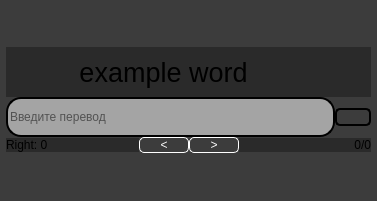
<?xml version="1.0" encoding="UTF-8"?>
<ui version="4.0">
 <class>Form</class>
 <widget class="QWidget" name="Form">
  <property name="geometry">
   <rect>
    <x>0</x>
    <y>0</y>
    <width>377</width>
    <height>201</height>
   </rect>
  </property>
  <property name="windowTitle">
   <string>Form</string>
  </property>
  <property name="styleSheet">
   <string notr="true">background-color: rgba(33, 33, 33, 167);</string>
  </property>
  <layout class="QVBoxLayout" name="verticalLayout_2">
   <property name="spacing">
    <number>0</number>
   </property>
   <property name="leftMargin">
    <number>0</number>
   </property>
   <property name="topMargin">
    <number>0</number>
   </property>
   <property name="rightMargin">
    <number>0</number>
   </property>
   <property name="bottomMargin">
    <number>0</number>
   </property>
   <item>
    <layout class="QVBoxLayout" name="verticalLayout_3" stretch="1,1,0">
     <property name="spacing">
      <number>0</number>
     </property>
     <item>
      <layout class="QHBoxLayout" name="horizontalLayout">
       <property name="leftMargin">
        <number>6</number>
       </property>
       <property name="rightMargin">
        <number>6</number>
       </property>
       <item>
        <widget class="QLabel" name="label">
         <property name="font">
          <font>
           <pointsize>20</pointsize>
          </font>
         </property>
         <property name="text">
          <string>example word</string>
         </property>
         <property name="alignment">
          <set>Qt::AlignCenter</set>
         </property>
         <property name="margin">
          <number>10</number>
         </property>
        </widget>
       </item>
       <item>
        <widget class="QLabel" name="label_2">
         <property name="maximumSize">
          <size>
           <width>50</width>
           <height>50</height>
          </size>
         </property>
         <property name="text">
          <string/>
         </property>
         <property name="pixmap">
          <pixmap>../../icons/checked.png</pixmap>
         </property>
         <property name="scaledContents">
          <bool>true</bool>
         </property>
        </widget>
       </item>
      </layout>
     </item>
     <item>
      <layout class="QHBoxLayout" name="horizontalLayout_2">
       <property name="leftMargin">
        <number>6</number>
       </property>
       <property name="rightMargin">
        <number>6</number>
       </property>
       <item>
        <widget class="QLineEdit" name="lineEdit">
         <property name="minimumSize">
          <size>
           <width>200</width>
           <height>40</height>
          </size>
         </property>
         <property name="styleSheet">
          <string notr="true">border-radius: 15px;
background-color: rgba(220, 220, 220, 167);
border: 2px solid #000;
marign-left:15px;</string>
         </property>
         <property name="placeholderText">
          <string>Введите перевод</string>
         </property>
        </widget>
       </item>
       <item>
        <widget class="QPushButton" name="pushButton">
         <property name="styleSheet">
          <string notr="true">QPushButton {
color: rgb(250, 250, 250);
background-color: rgba(255, 255, 255, 0);
border-radius: 5px;
border: 2px solid #000;
}</string>
         </property>
         <property name="text">
          <string/>
         </property>
         <property name="icon">
          <iconset>
           <normaloff>../../icons/check-mark.png</normaloff>../../icons/check-mark.png</iconset>
         </property>
         <property name="iconSize">
          <size>
           <width>35</width>
           <height>35</height>
          </size>
         </property>
        </widget>
       </item>
      </layout>
     </item>
     <item>
      <layout class="QHBoxLayout" name="horizontalLayout_3">
       <property name="leftMargin">
        <number>6</number>
       </property>
       <property name="rightMargin">
        <number>6</number>
       </property>
       <item>
        <widget class="QLabel" name="label_3">
         <property name="sizePolicy">
          <sizepolicy hsizetype="Preferred" vsizetype="Maximum">
           <horstretch>0</horstretch>
           <verstretch>0</verstretch>
          </sizepolicy>
         </property>
         <property name="text">
          <string>Right: 0</string>
         </property>
        </widget>
       </item>
       <item>
        <widget class="QPushButton" name="pushButton_3">
         <property name="sizePolicy">
          <sizepolicy hsizetype="Maximum" vsizetype="Maximum">
           <horstretch>0</horstretch>
           <verstretch>0</verstretch>
          </sizepolicy>
         </property>
         <property name="minimumSize">
          <size>
           <width>50</width>
           <height>0</height>
          </size>
         </property>
         <property name="styleSheet">
          <string notr="true">QPushButton {
color: rgb(250, 250, 250);
background-color: rgba(255, 255, 255, 0);
border-radius: 5px;
border: 1px solid #ffffff;
}</string>
         </property>
         <property name="text">
          <string>&lt;</string>
         </property>
        </widget>
       </item>
       <item>
        <widget class="QPushButton" name="pushButton_2">
         <property name="sizePolicy">
          <sizepolicy hsizetype="Maximum" vsizetype="Maximum">
           <horstretch>0</horstretch>
           <verstretch>0</verstretch>
          </sizepolicy>
         </property>
         <property name="minimumSize">
          <size>
           <width>50</width>
           <height>0</height>
          </size>
         </property>
         <property name="styleSheet">
          <string notr="true">QPushButton {
color: rgb(250, 250, 250);
background-color: rgba(255, 255, 255, 0);
border-radius: 5px;
border: 1px solid #ffffff;
}</string>
         </property>
         <property name="text">
          <string>&gt;</string>
         </property>
        </widget>
       </item>
       <item>
        <widget class="QLabel" name="label_4">
         <property name="sizePolicy">
          <sizepolicy hsizetype="Preferred" vsizetype="Maximum">
           <horstretch>0</horstretch>
           <verstretch>0</verstretch>
          </sizepolicy>
         </property>
         <property name="text">
          <string>0/0</string>
         </property>
         <property name="alignment">
          <set>Qt::AlignRight|Qt::AlignTrailing|Qt::AlignVCenter</set>
         </property>
        </widget>
       </item>
      </layout>
     </item>
    </layout>
   </item>
  </layout>
 </widget>
 <resources/>
 <connections/>
</ui>
